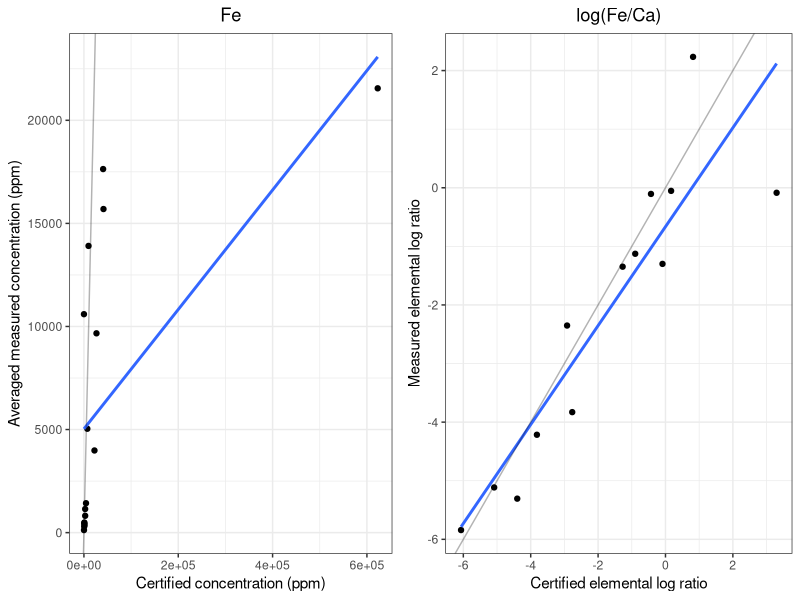

This chart was generated by the following R code:
library(tidyverse)
library(gridExtra)
theme_set(theme_bw())

#Read data from script 07
rap_vs_meas_dry_ws_l <- read_csv("data/rap_vs_meas_dry_ws_l.csv")

#Read data from script 09
rap_vs_meas_wet_ws_l_ratio <- read_csv("data/rap_vs_meas_wet_ws_l_ratio.csv")

plot_a <- rap_vs_meas_dry_ws_l %>% 
  filter(element == "Fe") %>% 
  ggplot(aes(x = standard_conc, y = measured_conc)) +
  geom_point() +
  geom_smooth(method = "lm", se = FALSE, alpha = 0.4) +
  geom_abline(intercept = 0, slope = 1, color = "black", alpha = 0.3) +
  theme(legend.position = "bottom") +
  ggtitle(label = "Fe") +
  labs(x = "Certified concentration (ppm)", y = "Averaged measured concentration (ppm)") +
  theme(plot.title = element_text(hjust = 0.5))

plot_b <- rap_vs_meas_wet_ws_l_ratio %>% 
  filter(ratio_id_log == "log(Fe/Ca)") %>% 
  ggplot(aes(x = standard_ratio_log, y = measured_ratio_log)) +
  geom_point() +
  geom_smooth(method = "lm", se = FALSE, alpha = 0.4) +
  geom_abline(intercept = 0, slope = 1, color = "black", alpha = 0.3) +
  theme(legend.position = "bottom") +
  ggtitle("log(Fe/Ca)") +
  labs(x = "Certified elemental log ratio", y = "Measured elemental log ratio") +
  theme(plot.title = element_text(hjust = 0.5))

combined_ab <- grid.arrange(plot_a, 
                            plot_b,
                            ncol = 2)

ggsave(filename = "figures/fig_plots_for_ga.svg",
       plot = combined_ab,
       width = 6.5,
       height = 3,
       device = "svg")
ggsave(filename = "figures/fig_plots_for_ga.pdf",
       plot = combined_ab,
       width = 6.5,
       height = 3,
       device = "pdf")
ggsave(filename = "figures/fig_plots_for_ga.jpg",
       plot = combined_ab,
       width = 6.5,
       height = 3,
       device = "jpg")
